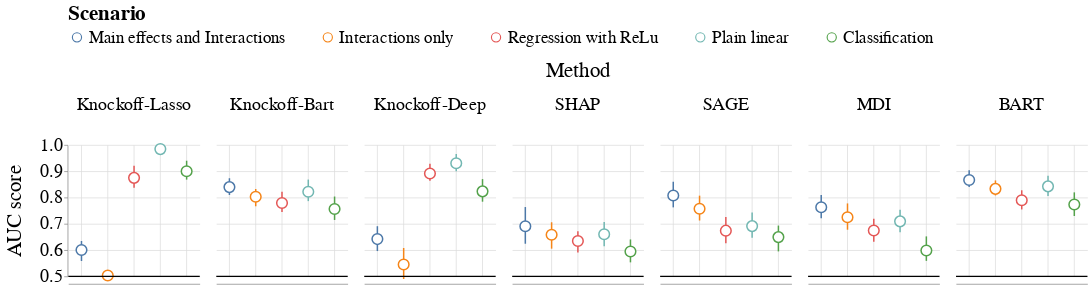

The code cell stored with this chart in its notebook:
### Code cell
marker_size = 200
err_size = 2
height = 175
width= 175
scheme = 'tableau10'
points_a = alt.Chart(
    df_auc_noPval_all_agg
).mark_point(
    size=marker_size, opacity=1, fill='white'
).encode(
    x=alt.X('Problem Data:O', title=None, scale=alt.Scale(domain=scenarios[::-1]),
            axis=alt.Axis(labels=False, title=None, tickSize=0)),
    y=alt.Y('mean:Q', 
            title='AUC score',scale=alt.Scale(domain=(0.5, 1.0))),
    color=alt.Color('Problem Data:O', title='Scenario',
                    scale=alt.Scale(scheme=scheme, domain=scenarios[::-1]))
).properties(
    height=height,
    width=width
)

error_a = alt.Chart(
    df_auc_noPval_all_agg
).mark_errorbar(
    opacity=1
).encode(
    x=alt.X('Problem Data:O', title=None, scale=alt.Scale(domain=scenarios[::-1])),
    y=alt.Y('ymin:Q',  title='AUC score',scale=alt.Scale(domain=(0.5, 1.0))),
    y2=alt.Y2('ymax:Q', title='AUC score'),
    color=alt.Color('Problem Data:O', title='Scenario',
                    scale=alt.Scale(scheme=scheme, domain=scenarios[::-1])),
    strokeWidth=alt.value(err_size)
).properties(
    height=height,
    width=width
)

rule2 = alt.Chart(pd.DataFrame({
  'V1': [0.5],
  'Problem Data': ['Type-I error nominal rate'],
  'color': ['black']
})).mark_rule(size=1.5, color='black').encode(
  y='V1:Q'
)

fig_auc_noPval_all = (error_a + points_a + rule2).facet(
    column=alt.Column('Method:O', sort=methods[::-1])
)

my_font = 'Helvetica'
fig3_supp_noPval = fig_auc_noPval_all.configure_axis(
    grid=True, 
    titleFont=my_font,
    titleFontWeight='normal',
    labelFont=my_font,
    labelFontSize=24,
    titleFontSize=28,
    labelLimit=0,
    titlePadding=20
).configure_header(
    titleFont=my_font,
    titleFontWeight='normal',
    labelFont=my_font,
    titleFontSize=28,
    labelFontSize=24,
    labelPadding=35
).configure_view(
    strokeWidth=0
).configure_title(
    font=my_font,
    fontSize=28
).configure_legend(
    titleFontSize=28,
    labelFontSize=23,
    labelLimit=0,
#     columns=3,
    orient='top',
#     legendX=-300,
#     legendY=-90,
    columnPadding=45,
    symbolSize=150
)
# fig3_supp_noPval.save('figure3_supp_noPval.svg')
# fig3_supp_noPval.save('figure3_supp_noPval.png', scale_factor=3)
fig3_supp_noPval

### Figure 1 — Vega-Lite specification as saved in the notebook (floating-point values rounded to 4 significant figures)
{"config": {"view": {"continuousWidth": 300, "continuousHeight": 300, "strokeWidth": 0}, "axis": {"grid": true, "labelFont": "Helvetica", "labelFontSize": 24, "labelLimit": 0, "titleFont": "Helvetica", "titleFontSize": 28, "titleFontWeight": "normal", "titlePadding": 20}, "header": {"labelFont": "Helvetica", "labelFontSize": 24, "labelPadding": 35, "titleFont": "Helvetica", "titleFontSize": 28, "titleFontWeight": "normal"}, "legend": {"columnPadding": 45, "labelFontSize": 23, "labelLimit": 0, "orient": "top", "symbolSize": 150, "titleFontSize": 28}, "title": {"font": "Helvetica", "fontSize": 28}}, "data": {"name": "data-7fc0658352711fd1a5ea3086f32814cc"}, "facet": {"column": {"field": "Method", "sort": ["CPI-DNN", "Permfit-DNN", "CPI-RF", "cpi-knockoff", "LOCO", "Lazy VI", "Conditional-RF", "d0CRT", "Marginal", "Knockoff-Lasso", "Knockoff-Bart", "Knockoff-Deep", "SHAP", "SAGE", "MDI", "BART"], "type": "ordinal"}}, "spec": {"layer": [{"mark": {"type": "errorbar", "opacity": 1}, "encoding": {"color": {"field": "Problem Data", "scale": {"domain": ["Main effects and Interactions", "Interactions only", "Regression with ReLu", "Plain linear", "Classification"], "scheme": "tableau10"}, "title": "Scenario", "type": "ordinal"}, "strokeWidth": {"value": 2}, "x": {"field": "Problem Data", "scale": {"domain": ["Main effects and Interactions", "Interactions only", "Regression with ReLu", "Plain linear", "Classification"]}, "title": null, "type": "ordinal"}, "y": {"field": "ymin", "scale": {"domain": [0.5, 1.0]}, "title": "AUC score", "type": "quantitative"}, "y2": {"field": "ymax", "title": "AUC score"}}}, {"mark": {"type": "point", "fill": "white", "opacity": 1, "size": 200}, "encoding": {"color": {"field": "Problem Data", "scale": {"domain": ["Main effects and Interactions", "Interactions only", "Regression with ReLu", "Plain linear", "Classification"], "scheme": "tableau10"}, "title": "Scenario", "type": "ordinal"}, "x": {"axis": {"labels": false, "tickSize": 0, "title": null}, "field": "Problem Data", "scale": {"domain": ["Main effects and Interactions", "Interactions only", "Regression with ReLu", "Plain linear", "Classification"]}, "title": null, "type": "ordinal"}, "y": {"field": "mean", "scale": {"domain": [0.5, 1.0]}, "title": "AUC score", "type": "quantitative"}}}, {"data": {"name": "data-83c09fe04dbfb5448f75ca7b5854c6db"}, "mark": {"type": "rule", "color": "black", "size": 1.5}, "encoding": {"y": {"field": "V1", "type": "quantitative"}}}], "height": 175, "width": 175}, "$schema": "https://vega.github.io/schema/vega-lite/v5.14.1.json", "datasets": {"data-7fc0658352711fd1a5ea3086f32814cc": [{"Method": "Knockoff-Lasso", "Problem Data": "Classification", "prob_type": "classification", "mean": 0.8998, "ymin": 0.8681, "ymax": 0.94}, {"Method": "Knockoff-Lasso", "Problem Data": "Plain linear", "prob_type": "regression", "mean": 0.9842, "ymin": 0.9767, "ymax": 1.0}, {"Method": "Knockoff-Lasso", "Problem Data": "Regression with ReLu", "prob_type": "regression", "mean": 0.8748, "ymin": 0.8373, "ymax": 0.9204}, {"Method": "Knockoff-Lasso", "Problem Data": "Interactions only", "prob_type": "regression", "mean": 0.5034, "ymin": 0.4846, "ymax": 0.5167}, {"Method": "Knockoff-Lasso", "Problem Data": "Main effects and Interactions", "prob_type": "regression", "mean": 0.6002, "ymin": 0.5585, "ymax": 0.6346}, {"Method": "Knockoff-Bart", "Problem Data": "Classification", "prob_type": "classification", "mean": 0.7561, "ymin": 0.7146, "ymax": 0.8037}, {"Method": "Knockoff-Bart", "Problem Data": "Plain linear", "prob_type": "regression", "mean": 0.8221, "ymin": 0.7862, "ymax": 0.8683}, {"Method": "Knockoff-Bart", "Problem Data": "Regression with ReLu", "prob_type": "regression", "mean": 0.7792, "ymin": 0.745, "ymax": 0.8221}, {"Method": "Knockoff-Bart", "Problem Data": "Interactions only", "prob_type": "regression", "mean": 0.8031, "ymin": 0.7667, "ymax": 0.8325}, {"Method": "Knockoff-Bart", "Problem Data": "Main effects and Interactions", "prob_type": "regression", "mean": 0.8396, "ymin": 0.8096, "ymax": 0.8733}, {"Method": "Knockoff-Deep", "Problem Data": "Classification", "prob_type": "classification", "mean": 0.8234, "ymin": 0.7842, "ymax": 0.87}, {"Method": "Knockoff-Deep", "Problem Data": "Plain linear", "prob_type": "regression", "mean": 0.9302, "ymin": 0.8996, "ymax": 0.9654}, {"Method": "Knockoff-Deep", "Problem Data": "Regression with ReLu", "prob_type": "regression", "mean": 0.8913, "ymin": 0.8633, "ymax": 0.9283}, {"Method": "Knockoff-Deep", "Problem Data": "Interactions only", "prob_type": "regression", "mean": 0.5449, "ymin": 0.49, "ymax": 0.6079}, {"Method": "Knockoff-Deep", "Problem Data": "Main effects and Interactions", "prob_type": "regression", "mean": 0.6419, "ymin": 0.5962, "ymax": 0.6908}, {"Method": "SHAP", "Problem Data": "Classification", "prob_type": "classification", "mean": 0.5946, "ymin": 0.5533, "ymax": 0.6404}, {"Method": "SHAP", "Problem Data": "Plain linear", "prob_type": "regression", "mean": 0.6604, "ymin": 0.6146, "ymax": 0.7067}, {"Method": "SHAP", "Problem Data": "Regression with ReLu", "prob_type": "regression", "mean": 0.6348, "ymin": 0.5908, "ymax": 0.6713}, {"Method": "SHAP", "Problem Data": "Interactions only", "prob_type": "regression", "mean": 0.6584, "ymin": 0.6054, "ymax": 0.7058}, {"Method": "SHAP", "Problem Data": "Main effects and Interactions", "prob_type": "regression", "mean": 0.6905, "ymin": 0.6242, "ymax": 0.7637}, {"Method": "SAGE", "Problem Data": "Classification", "prob_type": "classification", "mean": 0.6493, "ymin": 0.595, "ymax": 0.6933}, {"Method": "SAGE", "Problem Data": "Plain linear", "prob_type": "regression", "mean": 0.6912, "ymin": 0.6467, "ymax": 0.7429}, {"Method": "SAGE", "Problem Data": "Regression with ReLu", "prob_type": "regression", "mean": 0.6738, "ymin": 0.6263, "ymax": 0.7262}, {"Method": "SAGE", "Problem Data": "Interactions only", "prob_type": "regression", "mean": 0.7571, "ymin": 0.7125, "ymax": 0.8071}, {"Method": "SAGE", "Problem Data": "Main effects and Interactions", "prob_type": "regression", "mean": 0.8079, "ymin": 0.7625, "ymax": 0.86}, {"Method": "MDI", "Problem Data": "Classification", "prob_type": "classification", "mean": 0.5985, "ymin": 0.559, "ymax": 0.6521}, {"Method": "MDI", "Problem Data": "Plain linear", "prob_type": "regression", "mean": 0.7092, "ymin": 0.6679, "ymax": 0.7533}, {"Method": "MDI", "Problem Data": "Regression with ReLu", "prob_type": "regression", "mean": 0.6746, "ymin": 0.6312, "ymax": 0.7196}, {"Method": "MDI", "Problem Data": "Interactions only", "prob_type": "regression", "mean": 0.7249, "ymin": 0.6775, "ymax": 0.7775}, {"Method": "MDI", "Problem Data": "Main effects and Interactions", "prob_type": "regression", "mean": 0.7631, "ymin": 0.7212, "ymax": 0.81}, {"Method": "BART", "Problem Data": "Classification", "prob_type": "classification", "mean": 0.7734, "ymin": 0.7296, "ymax": 0.8196}, {"Method": "BART", "Problem Data": "Plain linear", "prob_type": "regression", "mean": 0.8424, "ymin": 0.8054, "ymax": 0.8825}, {"Method": "BART", "Problem Data": "Regression with ReLu", "prob_type": "regression", "mean": 0.7895, "ymin": 0.7546, "ymax": 0.8275}, {"Method": "BART", "Problem Data": "Interactions only", "prob_type": "regression", "mean": 0.8329, "ymin": 0.8079, "ymax": 0.865}, {"Method": "BART", "Problem Data": "Main effects and Interactions", "prob_type": "regression", "mean": 0.8665, "ymin": 0.8396, "ymax": 0.9033}], "data-83c09fe04dbfb5448f75ca7b5854c6db": [{"V1": 0.5, "Problem Data": "Type-I error nominal rate", "color": "black"}]}}
